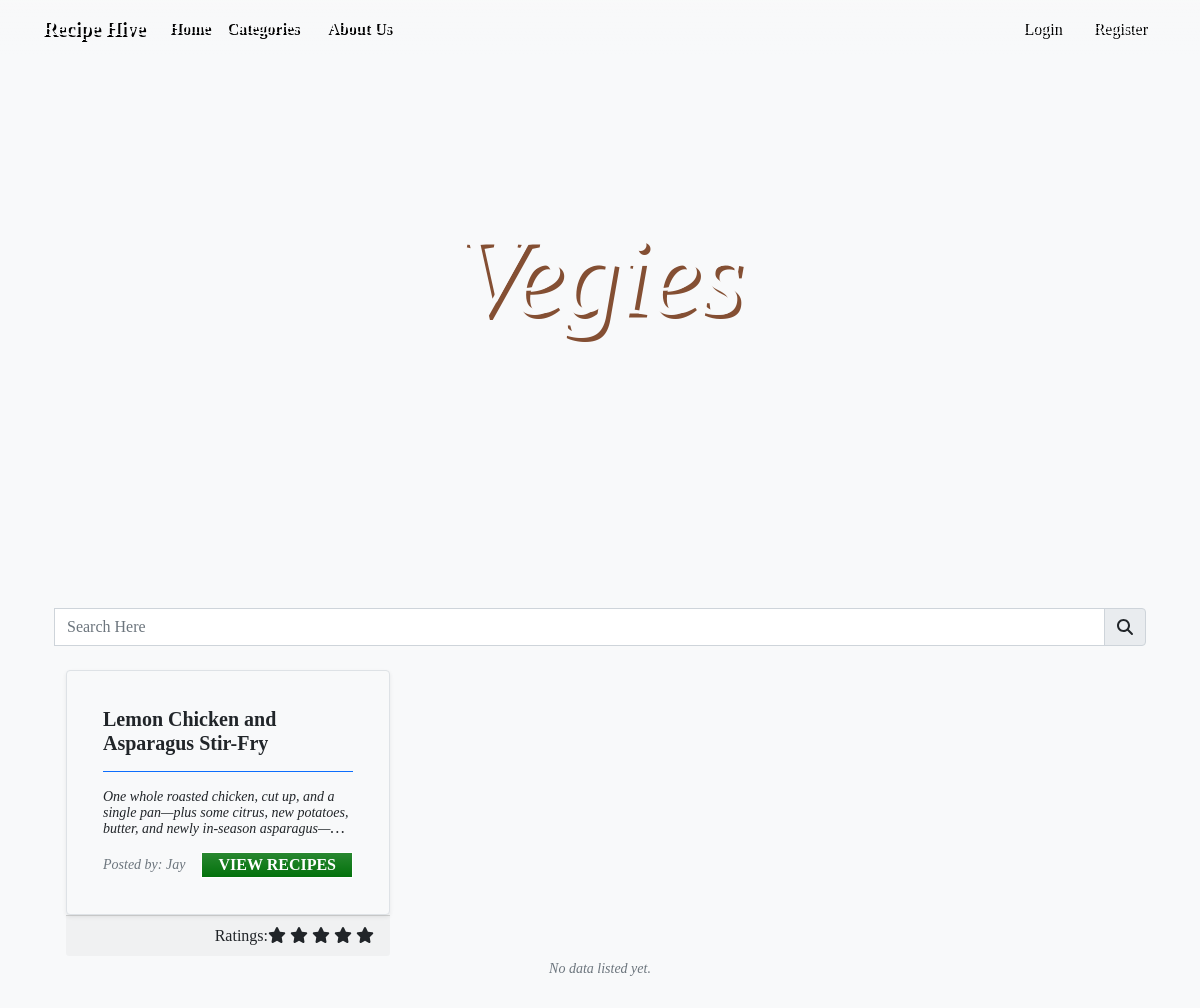
The page /?page=recipe&cid=1 on the database its author committed.
### tables this page shows
CREATE TABLE `recipe_list` (
            `recipe_id` INTEGER NOT NULL PRIMARY KEY AUTOINCREMENT,
            `category_id` INTEGER NOT NULL,
            `user_id` INTEGER NOT NULL,
            `title` TEXT NOT NULL,
            `description` TEXT NOT NULL,
            `ingredients` TEXT NOT NULL,
            `step` TEXT NOT NULL,
            `other_info` TEXT NOT NULL,
            `status` INTEGER NOT NULL,
            `date_created` TIMESTAMP NOT NULL DEFAULT CURRENT_TIMESTAMP,
            FOREIGN KEY(`category_id`) REFERENCES `category_list`(`category_id`) ON DELETE CASCADE
            FOREIGN KEY(`user_id`) REFERENCES `user_list`(`user_id`) ON DELETE CASCADE
        );

CREATE TABLE `user_list` (
            `user_id` INTEGER NOT NULL PRIMARY KEY AUTOINCREMENT,
            `fullname` INTEGER NOT NULL,
            `username` TEXT NOT NULL,
            `password` TEXT NOT NULL,
            `status` INTEGER NOT NULL Default 1,
            `date_created` TIMESTAMP DEFAULT CURRENT_TIMESTAMP
        , `otp` INT(10));

### index.php (the view, shortened to what this page needs)
<?php
$page = isset($_GET['page']) ? $_GET['page'] : 'home';
?>
<!DOCTYPE html>
<html lang="en">
<head>
    <link rel="stylesheet" href="./Font-Awesome-master/css/all.min.css">
    <link rel="stylesheet" href="./css/bootstrap.min.css">
    <link rel="stylesheet" href="./css/jquery-ui.min.css">
    <link rel="stylesheet" href="./css/animate.css">
    <link rel="stylesheet" href="./css/custom.css">
    <link rel="stylesheet" href="./summernote/summernote-lite.min.css">
    <link rel="stylesheet" href="./DataTables/datatables.min.css">
</head>
<body class="bg-light">
    <main class="d-flex flex-column h-100">
    <nav class="fw-bold navbar navbar-expand-lg navbar-dark bg-dark position-fixed bg-gradient text-dark bg-opacity-0 w-100" id="topNavBar" style="z-index:2">
        <div class="container">
            <a class="navbar-brand" href="./">
            Recipe Hive
            </a>
            <div class="collapse navbar-collapse " id="navbarNav">
                <ul class="navbar-nav">
                    <li class="nav-item">
                        <a class="nav-link <?php echo ($page == 'home')? 'active' : '' ?>" aria-current="page" href="./">Home</a>
                    </li>
                    <li class="nav-item dropdown">
                        <a class="nav-link dropdown-toggle <?php echo in_array($page,array('categories','recipe'))? 'active' : '' ?>" data-bs-toggle="dropdown" href="#" role="button" aria-expanded="false">Categories</a>
                    </li>
                    <li class="nav-item">
                        <a class="nav-link <?php echo ($page == 'about')? 'active' : '' ?>" aria-current="page" href="./?page=about">About Us</a>
                    </li>
                </ul>
            </div>
            <div>
            <div class="">
                <?php if(isset($_SESSION['user_id'])): ?>
                    <div class="dropdown">
                    <a class="btn btn-secondary bg-transparent  text-light border-0" data-bs-toggle="dropdown" href="#" role="button" aria-expanded="false">Hello, <?php echo $_SESSION['fullname'] ?></a>
                    <ul class="dropdown-menu">
                        <li>
                            <a class="dropdown-item" href="./?page=posts">My Recipes</a>
                        </li>
                        <li>
                            <a class="dropdown-item" href="./?page=meals">My Meal Planners</a>
                        </li>
                        <li>
                            <a class="dropdown-item" href="./?page=shopping">My Shopping List</a>
                        </li>
                        <li>
                            <a class="dropdown-item" href="./?page=manage_account">Account Settings</a>
                        </li>
                        <li>
                            <a class="dropdown-item" href="Actions.php?a=user_logout">Logout</a>
                        </li>
                    </ul>
                    </div>
                <?php else: ?>
                    <a class="btn btn-secondary bg-transparent  text-light border-0 me-1" href="./?page=login_registration" >
                    Login
                    </a>
                    <a class="btn btn-secondary bg-transparent  text-light border-0" href="./?page=register" >
                    Register
                    </a>
                <?php endif; ?>
            </div>
            </div>
        </div>
    </nav>
    <div class="py-3 w-100 flex-grow-1" id="page-container">
        <?php
            include $page.'.php';
        ?>
    </div>
    </main>
</body>
</html>

### recipe.php (shortened to what this page needs)
<head>
    <link rel="stylesheet" href="https://cdnjs.cloudflare.com/ajax/libs/font-awesome/5.15.3/css/all.min.css">
     <link rel="stylesheet" href="https://cdnjs.cloudflare.com/ajax/libs/font-awesome/5.15.3/css/fontawesome.min.css"><link rel="stylesheet" href="https://cdnjs.cloudflare.com/ajax/libs/font-awesome/5.15.3/css/all.min.css" />
</head>
<header id="cover">
    <div class="container-fluid h-100 d-flex flex-column justify-content-end align-items-end">
        <div class="flex-grow-1 d-flex justify-content-center align-items-center w-100">
            <div id="cat-title" class="w-100 text-center wow fadeIn" data-wow-duration="1.2s"><?php echo  $name ?></div>
        </div>
    </div>
</header>
<div class="bg-light">
<div class="my-5 pt-4">
    <div class="container">
        <div class="col-12">
            <div class="row mx-0 d-flex justify-content-cente mb-2">
                <div class="col-12">
                <div class="input-group mb-3">
                    <input type="text" id="search" class="form-control rounded-0" placeholder="Search Here" aria-label="Search Here" aria-describedby="basic-addon2" autocomplete="off">
                    <span class="input-group-text" id="basic-addon2"><i class="fa fa-search"></i></span>
                </div>
                </div>
            </div>
            <div class="row mx-0 row-cols-1 row-cols-sm-1 row-cols-xl-3 gx-5 gy-3" id="recipe_list">
                <?php
                $sql = "SELECT r.*,u.fullname as author FROM recipe_list r inner join user_list u on r.user_id = u.user_id where r.status = 1 and r.category_id = '{$_GET['cid']}' order by strftime('%s',r.date_created) desc";
                $qry = $conn->query($sql);
                while($row = $qry->fetchArray()):
                    $row['description'] = strip_tags(stripslashes(html_entity_decode($row['description'])));
                ?>
                <div class="item col wow bounceInUp">
                    <div class="card shadow-sm ">
                        <div class="card-body ">
                            <h5 class="card-title mb-1"><?php echo $row['title'] ?></h5>
                            <hr class="bg-primary opacity-100">
                            <p class="truncate-3 fw-light fst-italic lh-1" title="<?php echo $row['description'] ?>"><small><?php echo $row['description'] ?></small></p>
                            <div class="w-100 d-flex justify-content-end">
                                <div class="col-auto flex-grow-1">
                                    <div class="text-muted truncate-1" title="<?php echo $row['author'] ?>"><small><i>Posted by: <?php echo $row['author'] ?></i></small></div>
                                </div>
                                <div class="col-auto">
                                    <a href="./?page=view_recipe&rid=<?php echo $row['recipe_id'] ?>" class="btn btn-sm btn-primary bg-gradient rounded-0 py-0">View Recipes</a>
                                </div>
                            </div>
                        </div>
                    </div>
                    <div class="card-footer">
  <div class="ratings d-flex justify-content-end">Ratings:
    <div class="rating">
      <span class="fa fa-star"></span>
      <span class="fa fa-star"></span>
      <span class="fa fa-star"></span>
      <span class="fa fa-star"></span>
      <span class="fa fa-star"></span>
    </div>
  </div>
</div>
                </div>
                <?php endwhile; ?>
            </div>
            <?php if(!$qry->fetchArray()): ?>
                <center><i><small class="text-muted">No data listed yet.</small></i></center>
            <?php endif; ?>
        </div>
    </div>
</div>
</div>

### css/custom.css (style rules this page uses)
:root { --bs-success-rgb: 71, 222, 152 !important; }
html, body { height: 100%; width: 100%; font-family: Apple Chancery, cursive; }
#topNavBar { flex: 0 1 auto; }
.truncate-1 { overflow: hidden; text-overflow: ellipsis; display: -webkit-box; -webkit-line-clamp: 1; -webkit-box-orient: vertical; }
.truncate-3 { overflow: hidden; text-overflow: ellipsis; display: -webkit-box; -webkit-line-clamp: 3; -webkit-box-orient: vertical; }
header#cover { height: 65vh; position: relative; }
header:before { height: 65vh; background-image: url(../images/recipe-web.jpg); background-size: cover; background-repeat: no-repeat; image-resolution: from-image; position: fixed; width: 100%; left: 0; top: 0; z-index: -1; content: ""; }
#topNavBar * { color: var(--bs-light) !important; text-shadow: 2px 2px #000000; }
#cat-title { font-family: Brush Script MT, Brush Script Std, cursive; font-style: italic; font-size: 7em; color: var(--bs-light); text-shadow: 4px 4px #844f33; }

### recipe.php (style rules this page uses)
.card { background-color: #f8f9fa; border: 1px solid #dee2e6; border-radius: 0.25rem; box-shadow: 0 0.125rem 0.25rem rgba(0, 0, 0, 0.075); transition: box-shadow 0.3s ease; }
.card-title { font-size: 1.25rem; font-weight: bold; margin-bottom: 0.5rem; }
.card-body { padding: 2.25rem; margin: auto; }
.btn-primary { color: #fff; background-color: #03720c; border-color: #ffff; border-radius: 3.25rem; font-size: 1rem; font-weight: bold; text-transform: uppercase; padding: 0.5rem 1rem; transition: background-color 0.3s ease; }
.card-body { background-image: url("./images/card-background.jpg"); background-repeat: no-repeat; background-size: cover; opacity: 1.0; }

### rows shown on the page
recipe_list: title "Lemon Chicken and Asparagus Stir-Fry", description "One whole roasted chicken, cut up, and a single pan—plus some citrus, new potatoes, butter, and newly…", user.fullname "Jay"

### other values the page prints
$name "Vegies"
